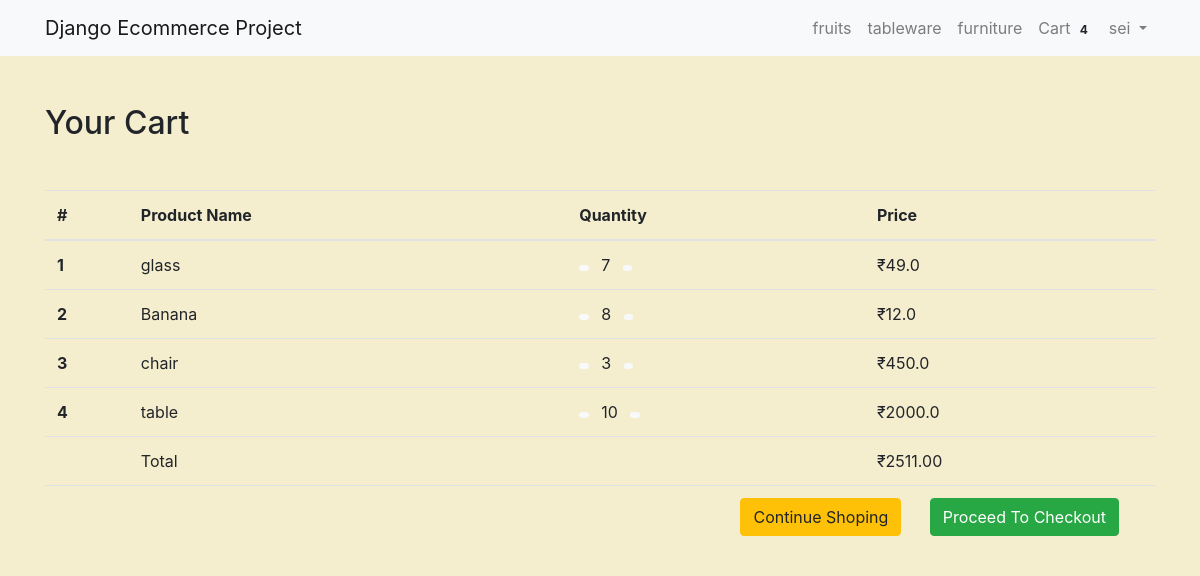
The app's page /cart/ (signed in) with its own data.
### cart/models.py (models this page shows, shortened)
class Order(models.Model):
    orderitems  = models.ManyToManyField(Cart)
    user = models.ForeignKey(User, on_delete=models.CASCADE)
    ordered = models.BooleanField(default=False)
    created = models.DateTimeField(auto_now_add=True)
    def get_totals(self):
        total = 0
        for order_item in self.orderitems.all():
            total += order_item.get_total()
        return total

class Cart(models.Model):
    user = models.ForeignKey(User, on_delete=models.CASCADE)
    item = models.ForeignKey(Product, on_delete=models.CASCADE)
    quantity = models.IntegerField(default=1)
    created = models.DateTimeField(auto_now_add=True)
    def get_total(self):
        return self.item.price * self.quantity

### products/models.py (models this page shows, shortened)
class Product(models.Model):
    mainimage=models.ImageField(upload_to='product/',blank=True)
    name=models.CharField(max_length=50)
    slug=models.SlugField()
    category=models.ForeignKey(Category,on_delete=models.CASCADE)
    preview_text=models.TextField(max_length=200, verbose_name='Preview Text')
    detail_text=models.TextField(max_length=200, verbose_name='Detail Text')
    price=models.FloatField()

### cart/views.py (the view)
# urls.py: path('cart/',CartView,name='cart-home'),
def CartView(request):
    user = request.user
    carts = Cart.objects.filter(user=user)
    orders = Order.objects.filter(user=user, ordered=False)
    if carts.exists():
        order = orders[0]
        return render(request, 'cart/home.html', {"carts": carts, 'order': order})
    else:
        messages.warning(request, "You do not have an active order")
        return redirect("mainapp:home")

### cart/templatetags/cart_tag.py (called while the page is built)
@register.filter
def cart_total(user):
    order = Order.objects.filter(user=user, ordered=False)
    if order.exists():
    	return order[0].orderitems.count()
    else:
    	return 0

### cart/templates/cart/home.html (shortened to what this page needs)
{% extends 'products/base.html' %}
{% block content %}
<div class="container my-5">
<div class="my-5">
	<h2>Your Cart</h2>
</div>
<table class="table table-hover">
  <thead>
    <tr>
      <th scope="col">#</th>
      <th scope="col">Product Name</th>
      <th scope="col">Quantity</th>
      <th scope="col">Price</th>
    </tr>
  </thead>
  <tbody>
  	{% for cart in carts %}
    <tr>
      <th scope="row">{{ forloop.counter }}</th>
      <td>{{ cart.item.name }}</td>
      <td>
        <a class="mr-2" href="{% url 'mainapp:decrease-cart' cart.item.slug %}"><span class="badge badge-light"></span></a>
      {{ cart.quantity }}
      <a class="ml-2" href="{% url 'mainapp:cart' cart.item.slug %}" ><span class="badge badge-light"></span></a>
      </td>
      <td>₹{{ cart.get_total }}</td>
    </tr>
	{% endfor %}
    <tr>
      <th scope="row"></th>
      <td colspan="2">Total</td>
      <td>₹{{ order.get_totals | floatformat:2 }}</td>
    </tr>
    <tr>
      <th scope="row"></th>
      <td colspan="3" class="text-right ">
        <a href="{% url 'mainapp:home' %}" class="btn btn-warning mr-4" >Continue Shoping
        </a>
        <a href="{%url 'mainapp:checkout'%}" class="btn btn-success mr-4">Proceed To Checkout
         </a>
      </td>
    </tr>
  </tbody>
</table>
</div>
{% endblock %}

### products/templates/products/base.html (shortened to what this page needs)
{%load static%}
<!DOCTYPE html>
<html lang="en">
<head>
<link rel="stylesheet" href="https://stackpath.bootstrapcdn.com/bootstrap/4.3.1/css/bootstrap.min.css">
<link rel="stylesheet" href="{%static 'css/style.css' %}">
</head>
{% include "products/naver.html" %}
{%block content%}
{%endblock%}
</body>
</html>

### products/templates/products/naver.html (shortened to what this page needs)
{%load cart_tag %}
<nav class="navbar navbar-expand-lg navbar-light bg-light">
    <div class="container">
    <a class="navbar-brand" href="/">Django Ecommerce Project</a>
    <div class="collapse navbar-collapse" id="navbarNav">
      <ul class="navbar-nav ml-auto">
        <li {% if request.path == 'contact' %}class="nav-item active"{% else %}class="nav-item"{% endif %}>
          <a class="nav-link" href="#">fruits <span class="sr-only">(current)</span></a>
        </li>
        <li class="nav-item">
          <a class="nav-link" href="#">tableware</a>
        </li>
        <li class="nav-item">
          <a class="nav-link" href="#">furniture</a>
        </li>
        {% if request.user.is_authenticated %}
        <li class="nav-item">
          <a class="nav-link" href="{% url 'mainapp:cart-home' %}">
             Cart
            <span class="badge badge-light">{{ request.user| cart_total }}</span>
          </a>
      </li>
        <li class="nav-item dropdown">
          <a class="nav-link dropdown-toggle" href="#" id="navbarDropdown" role="button" data-toggle="dropdown" aria-haspopup="true" aria-expanded="false">
             {{ request.user.username }}
          </a>
        </li>
        {% else %}
         <li class="nav-item">
             <a class="btn btn-primary" href="/accounts/login/">login / register</a>
        </li>
        {% endif %}
      </ul>
    </div>
    </div>
  </nav>

### records on screen
Cart: item.name "glass", quantity "7", get_total "49.0"
Cart: item.name "Banana", quantity "8", get_total "12.0"
Cart: item.name "chair", quantity "3", get_total "450.0"
Cart: item.name "table", quantity "10", get_total "2000.0"
Order: get_totals "2511.00"

### other values on screen
{{ request.user| cart_total }} "4"
{{ request.user.username }} "sei"
